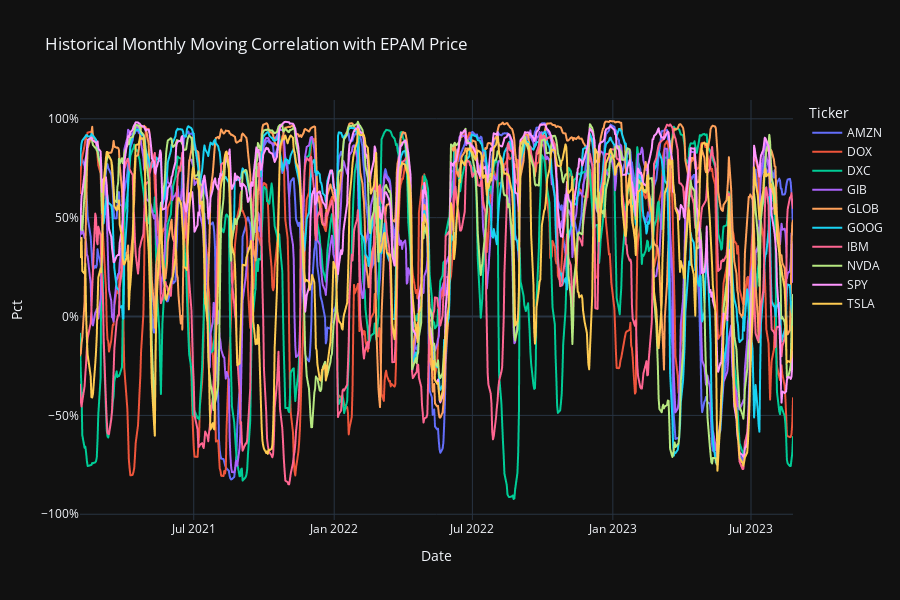

Notebook code for this chart:
### Code cell
# Plot monthly moving correlation
fig = px.line(
    data_frame = corr_df,
    title = 'Historical Monthly Moving Correlation with EPAM Price',
    height = 600,
    labels = {'variable': 'Ticker', 'value': 'Pct'}
)
fig.update_layout(
    yaxis_tickformat = '1%'
)

### Figure 1 — Plotly figure (JSON) as saved in the notebook; plotly's stock layout.template omitted (floating-point values rounded to 4 significant figures; data arrays with more than 128 entries replaced by an {"elided": "..."} marker saying what was removed)
{"data": [{"hovertemplate": "Ticker=AMZN<br>Date=%{x}<br>Pct=%{y}<extra></extra>", "legendgroup": "AMZN", "line": {"color": "#636efa", "dash": "solid"}, "marker": {"symbol": "circle"}, "mode": "lines", "name": "AMZN", "showlegend": true, "type": "scattergl", "x": {"elided": "646 str values"}, "xaxis": "x", "y": {"elided": "646 float values"}, "yaxis": "y"}, {"hovertemplate": "Ticker=DOX<br>Date=%{x}<br>Pct=%{y}<extra></extra>", "legendgroup": "DOX", "line": {"color": "#EF553B", "dash": "solid"}, "marker": {"symbol": "circle"}, "mode": "lines", "name": "DOX", "showlegend": true, "type": "scattergl", "x": {"elided": "646 str values"}, "xaxis": "x", "y": {"elided": "646 float values"}, "yaxis": "y"}, {"hovertemplate": "Ticker=DXC<br>Date=%{x}<br>Pct=%{y}<extra></extra>", "legendgroup": "DXC", "line": {"color": "#00cc96", "dash": "solid"}, "marker": {"symbol": "circle"}, "mode": "lines", "name": "DXC", "showlegend": true, "type": "scattergl", "x": {"elided": "646 str values"}, "xaxis": "x", "y": {"elided": "646 float values"}, "yaxis": "y"}, {"hovertemplate": "Ticker=GIB<br>Date=%{x}<br>Pct=%{y}<extra></extra>", "legendgroup": "GIB", "line": {"color": "#ab63fa", "dash": "solid"}, "marker": {"symbol": "circle"}, "mode": "lines", "name": "GIB", "showlegend": true, "type": "scattergl", "x": {"elided": "646 str values"}, "xaxis": "x", "y": {"elided": "646 float values"}, "yaxis": "y"}, {"hovertemplate": "Ticker=GLOB<br>Date=%{x}<br>Pct=%{y}<extra></extra>", "legendgroup": "GLOB", "line": {"color": "#FFA15A", "dash": "solid"}, "marker": {"symbol": "circle"}, "mode": "lines", "name": "GLOB", "showlegend": true, "type": "scattergl", "x": {"elided": "646 str values"}, "xaxis": "x", "y": {"elided": "646 float values"}, "yaxis": "y"}, {"hovertemplate": "Ticker=GOOG<br>Date=%{x}<br>Pct=%{y}<extra></extra>", "legendgroup": "GOOG", "line": {"color": "#19d3f3", "dash": "solid"}, "marker": {"symbol": "circle"}, "mode": "lines", "name": "GOOG", "showlegend": true, "type": "scattergl", "x": {"elided": "646 str values"}, "xaxis": "x", "y": {"elided": "646 float values"}, "yaxis": "y"}, {"hovertemplate": "Ticker=IBM<br>Date=%{x}<br>Pct=%{y}<extra></extra>", "legendgroup": "IBM", "line": {"color": "#FF6692", "dash": "solid"}, "marker": {"symbol": "circle"}, "mode": "lines", "name": "IBM", "showlegend": true, "type": "scattergl", "x": {"elided": "646 str values"}, "xaxis": "x", "y": {"elided": "646 float values"}, "yaxis": "y"}, {"hovertemplate": "Ticker=NVDA<br>Date=%{x}<br>Pct=%{y}<extra></extra>", "legendgroup": "NVDA", "line": {"color": "#B6E880", "dash": "solid"}, "marker": {"symbol": "circle"}, "mode": "lines", "name": "NVDA", "showlegend": true, "type": "scattergl", "x": {"elided": "646 str values"}, "xaxis": "x", "y": {"elided": "646 float values"}, "yaxis": "y"}, {"hovertemplate": "Ticker=SPY<br>Date=%{x}<br>Pct=%{y}<extra></extra>", "legendgroup": "SPY", "line": {"color": "#FF97FF", "dash": "solid"}, "marker": {"symbol": "circle"}, "mode": "lines", "name": "SPY", "showlegend": true, "type": "scattergl", "x": {"elided": "646 str values"}, "xaxis": "x", "y": {"elided": "646 float values"}, "yaxis": "y"}, {"hovertemplate": "Ticker=TSLA<br>Date=%{x}<br>Pct=%{y}<extra></extra>", "legendgroup": "TSLA", "line": {"color": "#FECB52", "dash": "solid"}, "marker": {"symbol": "circle"}, "mode": "lines", "name": "TSLA", "showlegend": true, "type": "scattergl", "x": {"elided": "646 str values"}, "xaxis": "x", "y": {"elided": "646 float values"}, "yaxis": "y"}], "layout": {"height": 600, "legend": {"title": {"text": "Ticker"}, "tracegroupgap": 0}, "title": {"text": "Historical Monthly Moving Correlation with EPAM Price"}, "xaxis": {"anchor": "y", "domain": [0, 1], "title": {"text": "Date"}}, "yaxis": {"anchor": "x", "domain": [0, 1], "tickformat": "1%", "title": {"text": "Pct"}}}}
